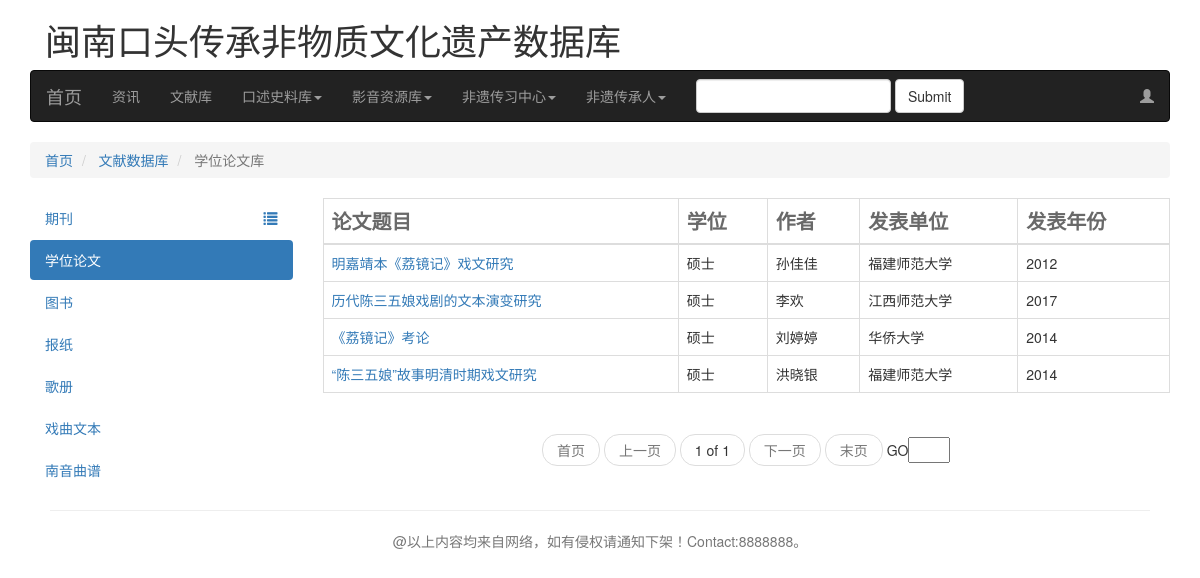
The app's page /documentdb/dissertation/, older data.
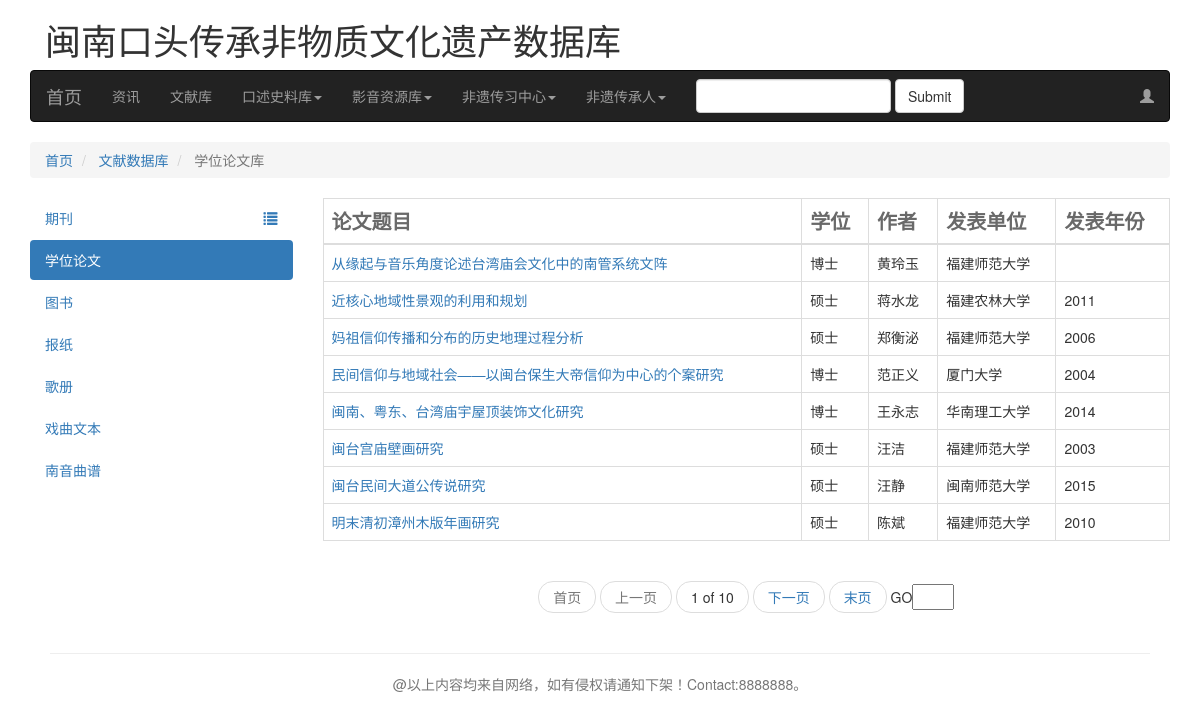
The same page, newer data.
### DocumentDB/models.py (models this page shows, shortened)
class Dissertation(models.Model):
    TYPE_CHOICE = \
        (
            ('MC', '民间传说'),
            ('MG', '民间歌谣'),
            ('MS', '民间故事'),
            ('XQ', '戏曲'),
            ('YM', '民间谚语（谜语）'),
            ('QT', '其他'),
        )
    TypeOf = models.CharField(max_length=2, choices=TYPE_CHOICE, default='QT', verbose_name='论文分类')
    Title = models.CharField(max_length=200,verbose_name='论文题目')
    Author = models.CharField(max_length=50,verbose_name="论文作者")
    TertiaryAuthor = models.CharField(max_length=50,verbose_name='指导教师')
    Publisher = models.CharField(max_length=50,verbose_name="发表单位")
    Year = models.CharField(max_length=10,verbose_name='发表年份')
    Volume = models.CharField(max_length=10,verbose_name="学位层次")
    Pages = models.CharField(max_length=10,verbose_name='在哪几页')
    Memo = models.CharField(max_length=10,verbose_name='共有几页')
    Keywords = models.CharField(max_length=100,verbose_name='关键词')
    Abstract =models.TextField(verbose_name='内容摘要')
    UpdateTime = models.DateTimeField(auto_now=True)
    FilePath = models.FileField(upload_to='DEGREETHESIS/%Y/%m',verbose_name='上传本地学位论文文件')
    class Meta:
        ordering = ['-UpdateTime']
        verbose_name_plural = "学位论文信息表"
        verbose_name = "学位论文信息表"

### DocumentDB/views.py (the view)
# urls.py: path('dissertation/',dissertation,name='dissertation'),#学位论文,处理翻页
def dissertation(request):
    list = Dissertation.objects.all()
    page = request.GET.get('page')
    paginator = Paginator(list,8)
    try:
        cur_dissertation = paginator.page(page)
    except PageNotAnInteger:
        cur_dissertation = paginator.page(1)
    except EmptyPage:
        cur_dissertation = paginator.page(paginator.num_pages)
    return render(request,'documentdb/dissertation.html',{'cur_dissertation':cur_dissertation})

### template/documentdb/dissertation.html (shortened to what this page needs)
{% extends "base.html" %}
{% load staticfiles %}
{% block content %}
    <div class="container">
        <div class="row">
            <div>
                <div class="col-sm-12">
                    <ul class="breadcrumb">
				        <li>
					        <a href="{% url 'index' %}">首页</a>
				        </li>
                        <li >
                            <a href="{% url 'DocumentDB:documentdb_main' %}">文献数据库</a>
				        </li>
                        <li class="active">
                            学位论文库
                        </li>
                    </ul>
                </div>
            </div>
            <div>
                <div class="col-sm-3">
                    <ul class="nav nav-pills nav-stacked">
                        <li id="left-navbar">
                            <a href="{% url 'DocumentDB:periodical' %}">期刊
                                <span class="pull-right" style="border:none" data-toggle="collapse" data-parent="#left-navbar" href="#collapseone">
                                    <span class="glyphicon glyphicon-list "></span>
                                </span>
                            </a>
                        </li>
                        <li class="active"><a href="{% url 'DocumentDB:dissertation' %}">学位论文</a></li>
                        <li><a href="{% url 'DocumentDB:books' %}">图书</a></li>
                        <li><a href="{% url 'DocumentDB:newspaper' %}">报纸</a></li>
                        <li><a href="{% url 'DocumentDB:songbook' %}">歌册</a></li>
                        <li><a href="{% url 'DocumentDB:operatext' %}">戏曲文本</a></li>
                        <li><a href="{% url 'DocumentDB:nanyinopern' %}">南音曲谱</a></li>
                    </ul>
                </div>
                <div class="col-sm-9">
                    {% block document_content %}
                        <table class="table table-bordered">
				            <thead>
					            <tr>
                                    <th>
                                        <span style="color:dimgrey;font-size:20px;">论文题目</span>
						            </th>
                                    <th>
                                        <span style="color:dimgrey;font-size:20px;">学位</span>
						            </th>
						            <th>
                                        <span style="color:dimgrey;font-size:20px;">作者</span>
                                    </th>
                                    <th>
                                        <span style="color:dimgrey;font-size:20px;">发表单位</span>
                                    </th>
                                    <th>
                                        <span style="color:dimgrey;font-size:20px;">发表年份</span>
                                    </th>
                                </tr>
				            </thead>
				            <tbody>
                                {% for item in cur_dissertation %}
					                <tr class="" >
						            <td>
                                        <a href="{% url 'DocumentDB:dissertation_detail'  item.id  %} " target='view_windows'>{{ item.Title }}</a>
						            </td>
                                    <td>
                                        {{ item.Volume }}
						            </td>
						            <td>
                                        {{ item.Author }}
						            </td>
						            <td>
                                        {{ item.Publisher }}
						            </td>
						            <td>
							            {{ item.Year }}
						            </td>
					            </tr>
                                {% empty %}
                                    抱歉！暂无学位论文数据
                                {% endfor %}
				            </tbody>
			            </table>
                    {% endblock %}
                </div>
            </div>
            <div>
                <div class="col-sm-3"></div>
                <div class="col-sm-9" >
                    {% block pagediv %}
                            <ul class="pager">
                                {% if cur_dissertation.number == 1 %}
                                    <li class="disabled">
                                        <span>首页</span>
                                    </li>
                                {% else %}
                                    <li>
                                        <a href="?page=1">首页</a>
                                    </li>
                                {% endif %}
                                {% if cur_dissertation.has_previous %}
                                    <li>
                                        <a href="?page={{ cur_dissertation.previous_page_number }}">上一页</a>
                                    </li>
                                {% else %}
                                    <li class="disabled">
                                        <span>上一页</span>
                                    </li>
                                {% endif %}
                                <li>
                                    <span>{{ cur_dissertation.number }}&nbspof&nbsp{{ cur_dissertation.paginator.num_pages }}</span>
                                </li>
                                {% if cur_dissertation.has_next %}
                                    <li>
                                        <a href="?page={{ cur_dissertation.next_page_number }}">下一页</a>
                                    </li>
                                {% else %}
                                    <li class="disabled">
                                        <span>下一页</span>
                                    </li>
                                {% endif %}
                                {% if cur_dissertation.number == cur_dissertation.paginator.num_pages %}
                                    <li class="disabled">
                                        <span>末页</span>
                                    </li>
                                {% else %}
                                    <li>
    	                                <a href="?page={{ cur_dissertation.paginator.num_pages }}">末页</a>
                                    </li>
                                {% endif %}
                                <li>
                                    GO<input type="text" size="2">
                                </li>
                            </ul>
                    {% endblock %}
                </div>
            </div>
        </div>
    </div>
{% endblock %}

### template/base.html (shortened to what this page needs)
{% load staticfiles %}
<!DOCTYPE html>
<html lang="en">
<head>
  <link rel="stylesheet" href="{% static 'css/bootstrap.css' %}">
  <link rel="stylesheet" href="{% static 'css/myself.css' %}">
</head>
  <body>
    {% include "hearder.html" %}
            {% block content %}
            {% endblock %}
    {% include "footer.html" %}
  </body>
</html>

### template/hearder.html (shortened to what this page needs)
  <div class="container">
    <h1 class="container">
      闽南口头传承非物质文化遗产数据库
    </h1>
  </div>
  	<div class="container">
        <div class="row">
  		    <div class="col-lg-12 ">
  			<nav class="navbar navbar-default navbar-inverse " role="navigation" >
  				<div class="navbar-header">
  					 <a class="navbar-brand" href="{% url 'index' %}">首页</a>
  				</div>
  				<div class="collapse navbar-collapse" id="bs-example-navbar-collapse-1">
  					<ul class="nav navbar-nav">
  						<li >
  							 <a href='{% url 'News:news_top' %}'>资讯</a>
  						</li>
                        <li >
                            <a href='{% url 'DocumentDB:documentdb_main' %}'>文献库</a>
                        </li>
  						<li class="dropdown">
  							 <a href="#" class="dropdown-toggle" data-toggle="dropdown">口述史料库<strong class="caret"></strong></a>
  						</li>
                        <li class="dropdown">
  							 <a href="#" class="dropdown-toggle" data-toggle="dropdown">影音资源库<strong class="caret"></strong></a>
  						</li>
                        <li class="dropdown">
  							 <a href="#" class="dropdown-toggle" data-toggle="dropdown">非遗传习中心<strong class="caret"></strong></a>
  						</li>
                        <li class="dropdown">
  							 <a href="#" class="dropdown-toggle" data-toggle="dropdown">非遗传承人<strong class="caret"></strong></a>
  						</li>
  					</ul>
  					<form class="navbar-form navbar-left" role="search">
  						<div class="form-group">
  							<input type="text" class="form-control" />
  						</div> <button type="submit" class="btn btn-default">Submit</button>
  					</form>
  					<ul class="nav navbar-nav navbar-right">
  						<li>
  							 <a href="{% url 'managepage' %}"><span class="glyphicon glyphicon-user"></span></a>
  						</li>
  					</ul>
  				</div>
  			</nav>
  		</div>
        </div>
  	</div>

### template/footer.html
<div class="footer ">
    <hr>
    @以上内容均来自网络，如有侵权请通知下架！Contact:8888888。
</div>

### static/css/myself.css (style rules this page uses)
.footer { margin-top : 20px; padding : 0 50px; color : #777; text-align: center; }

Row changes from the older to the newer data that the page shows:
changed Dissertation: Title "“陈三五娘”故事明清时期戏文研究" → "从缘起与音乐角度论述台湾庙会文化中的南管系统文阵"; Volume "硕士" → "博士"; Author "洪晓银" → "黄玲玉"; Year "2014" → (not shown); moves up the list
changed Dissertation: Title "《荔镜记》考论" → "近核心地域性景观的利用和规划"; Author "刘婷婷" → "蒋水龙"; Publisher "华侨大学" → "福建农林大学"; Year "2014" → "2011"; moves up the list
changed Dissertation: Title "历代陈三五娘戏剧的文本演变研究" → "妈祖信仰传播和分布的历史地理过程分析"; Author "李欢" → "郑衡泌"; Publisher "江西师范大学" → "福建师范大学"; Year "2017" → "2006"; moves down the list
changed Dissertation: Title "明嘉靖本《荔镜记》戏文研究" → "民间信仰与地域社会——以闽台保生大帝信仰为中心的个案研究"; Volume "硕士" → "博士"; Author "孙佳佳" → "范正义"; Publisher "福建师范大学" → "厦门大学"; Year "2012" → "2004"
added Dissertation: Title "闽南、粤东、台湾庙宇屋顶装饰文化研究", Volume "博士", Author "王永志", Publisher "华南理工大学", Year "2014"
added Dissertation: Title "闽台宫庙壁画研究", Volume "硕士", Author "汪洁", Publisher "福建师范大学", Year "2003"
added Dissertation: Title "闽台民间大道公传说研究", Volume "硕士", Author "汪静", Publisher "闽南师范大学", Year "2015"
added Dissertation: Title "明末清初漳州木版年画研究", Volume "硕士", Author "陈斌", Publisher "福建师范大学", Year "2010"
Text that changed along with them:
{{ cur_dissertation.paginator.num_pages }}: "1" → "10"
